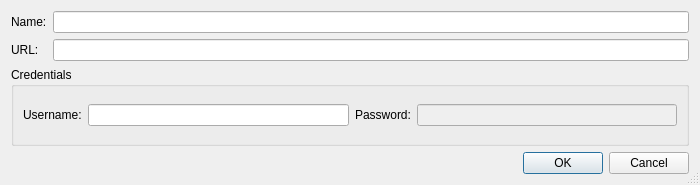
<?xml version="1.0" encoding="UTF-8"?>
<ui version="4.0">
 <class>GitAddRemoteDialog</class>
 <widget class="QDialog" name="GitAddRemoteDialog">
  <property name="geometry">
   <rect>
    <x>0</x>
    <y>0</y>
    <width>700</width>
    <height>185</height>
   </rect>
  </property>
  <property name="windowTitle">
   <string>Git Add Remote</string>
  </property>
  <property name="sizeGripEnabled">
   <bool>true</bool>
  </property>
  <layout class="QGridLayout" name="gridLayout">
   <item row="0" column="0">
    <widget class="QLabel" name="label">
     <property name="text">
      <string>Name:</string>
     </property>
    </widget>
   </item>
   <item row="0" column="1">
    <widget class="QLineEdit" name="nameEdit">
     <property name="toolTip">
      <string>Enter the remote name</string>
     </property>
    </widget>
   </item>
   <item row="1" column="0">
    <widget class="QLabel" name="label_2">
     <property name="text">
      <string>URL:</string>
     </property>
    </widget>
   </item>
   <item row="1" column="1">
    <widget class="QLineEdit" name="urlEdit">
     <property name="toolTip">
      <string>Enter the remote URL</string>
     </property>
    </widget>
   </item>
   <item row="2" column="0" colspan="2">
    <widget class="QGroupBox" name="groupBox">
     <property name="title">
      <string>Credentials</string>
     </property>
     <layout class="QHBoxLayout" name="horizontalLayout">
      <item>
       <widget class="QLabel" name="label_3">
        <property name="text">
         <string>Username:</string>
        </property>
       </widget>
      </item>
      <item>
       <widget class="QLineEdit" name="userEdit">
        <property name="toolTip">
         <string>Enter the user name for the remote repository</string>
        </property>
       </widget>
      </item>
      <item>
       <widget class="QLabel" name="label_4">
        <property name="text">
         <string>Password:</string>
        </property>
       </widget>
      </item>
      <item>
       <widget class="QLineEdit" name="passwordEdit">
        <property name="enabled">
         <bool>false</bool>
        </property>
        <property name="toolTip">
         <string>Enter the password for the remote repository</string>
        </property>
       </widget>
      </item>
     </layout>
    </widget>
   </item>
   <item row="3" column="0" colspan="2">
    <widget class="QDialogButtonBox" name="buttonBox">
     <property name="orientation">
      <enum>Qt::Horizontal</enum>
     </property>
     <property name="standardButtons">
      <set>QDialogButtonBox::Cancel|QDialogButtonBox::Ok</set>
     </property>
    </widget>
   </item>
  </layout>
 </widget>
 <resources/>
 <connections>
  <connection>
   <sender>buttonBox</sender>
   <signal>accepted()</signal>
   <receiver>GitAddRemoteDialog</receiver>
   <slot>accept()</slot>
   <hints>
    <hint type="sourcelabel">
     <x>248</x>
     <y>254</y>
    </hint>
    <hint type="destinationlabel">
     <x>157</x>
     <y>274</y>
    </hint>
   </hints>
  </connection>
  <connection>
   <sender>buttonBox</sender>
   <signal>rejected()</signal>
   <receiver>GitAddRemoteDialog</receiver>
   <slot>reject()</slot>
   <hints>
    <hint type="sourcelabel">
     <x>316</x>
     <y>260</y>
    </hint>
    <hint type="destinationlabel">
     <x>286</x>
     <y>274</y>
    </hint>
   </hints>
  </connection>
 </connections>
</ui>
